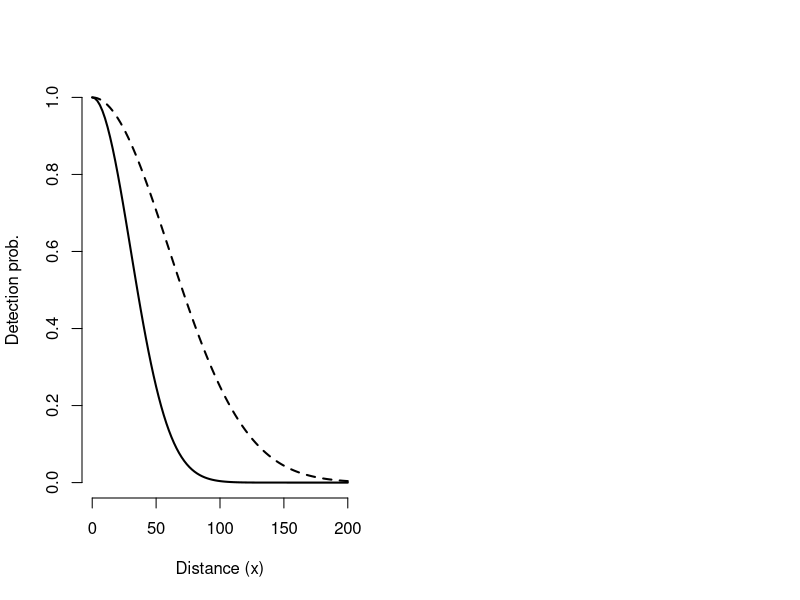
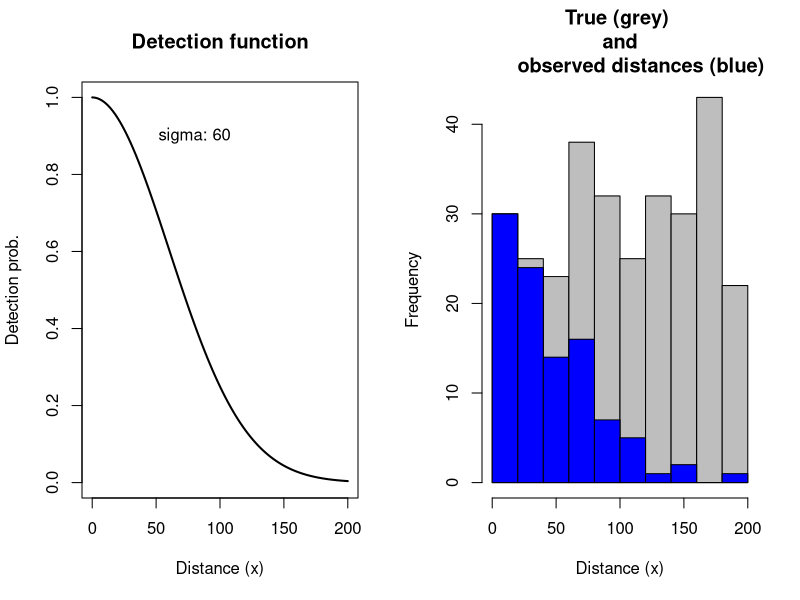

These figures' R source, in order: (Note: this script raises an error after producing the figures.)

# ---- DATA SIMULATION ----

# Transect of 500 m length and 200 m half-width

strip_width <- 200
sigma <- 30 # Scale parameter of half-normal detection function

# Define half-normal detection function

g <- function(x, sig) exp(-x^2/(2*sig^2)) # Function definition
g(30, sig=sigma) # Example: Detection probability at a distance of 30m

# Plot the detection function

par(mfrow=c(1,2))
curve(g(x, sig=30), 0, 200, xlab="Distance (x)", ylab="Detection prob.", lwd = 2, frame = F)
curve(g(x, sig=60), 0, 200, add=TRUE, lty = 2, lwd = 2)

# Sigma of 60 looks more general to represent my data
sigma <- 60


# -- FUNCTION TO SIMULATE DATA --

# Function arguments:
# N: number of individuals along transect detected within -200,+200 m of the transect
# sigma: scale parameter of half-normal detection function

set.seed(15)

sim.data <- function(N = 300, sigma = 60){ 
  
  # 1. Plots the detection function with the strip width and sigma
  
  par(mfrow = c(1,2))
  curve(exp(-x^2/(2*sigma^2)), 0, 200, xlab="Distance (x)", ylab="Detection prob.", lwd =
          2, main = "Detection function", ylim = c(0,1)) 
  text(80, 0.9, paste("sigma:", sigma))
  
  # 2. Simulate true distances for all observations (300)
  
  xall <- runif(N, -200, 200) # Random values between -200 and +200 with uniform dist
  # Uniform because it is true distances and we asume that 
  # density is the same in all area
  hist(abs(xall), nclass=10, xlab = "Distance (x)", col = "grey", main = "True (grey) \nand
       observed distances (blue)") # Plot dist true N in abs values and 10 clases for clarity
  
  # 3. Obtain detection probability (p) at each distance
  
  g <- function(x, sig) exp(-x^2/(2*sig^2)) # Define detection function (p = g(x,sig))
  p <- g(xall, sig=sigma) # p at each true distance given sig
  
  # 4. Separate detected vS non detected (Simulate the n sample)
  
  y <- rbinom(N, 1, p) # For each observation draw a bernouilli trial 1/0 (detect/nondetect)
  # From the specific p for each individual (calculated from g(x,sig))
  
  # 5. Select the distances of n (y = 1 or observed individuals)
  
  x <- xall[y==1]  
  x <- abs(x) # now it doesn't have direction
  
  
  hist(x, col = "blue", add = TRUE) # Plot on top of true N, observed n (distances)
  return(list(N = N, sigma = sigma, xall = xall, x = x))
}

dat <- sim.data()


# ---- MODEL ----

# 1. Known data:
# Distances collected in the field:
x <- dat$x
# Number of detected individuals: 
n <- length(x)
# Strip width of the transect:
sw <- 200
# Length of the transect: 500m
# Area sampled = 500*200 = 100.000 m2 = 0.1 km2
500*200

# 2. Data augmentation to provide NAs to the model to estimate

nau <- 300 # Augment observed data with 300 observations more 
# (we dont know if are detections or not)
y <- c(rep(1, n), rep(0, nau)) # Vector describing observed (1) and augmented (0) 
# individuals
x <- c(x, rep(NA, nau)) # Vector with distances observed (x, known) and augmented (NA)
# because we dont know

# 3. Analysis in BUGS

# Bundle and summarize data set
# Give number of individuals observed, number of individuals augmented, observed distances
# whether an observation is obs or aug and strip width
win.data <- list(n = n, nau = nau, x=x, y=y, sw = sw)  

# BUGS model

setwd("C:/OneDrive/PhD/Second chapter/Data/Examples")

cat("
    model {
    # Priors: Both parameters (max-min limits and distribution that follow)
    sigma ~ dunif(0,1000) # Half-normal scale
    psi ~ dunif(0,1) # DA parameter
    
    # Likelihood
    for(i in 1:(n + nau)){ # For each observation of the detected and augmented data
    
    # Process model : You get z and x (one value per real and augmented observation)

    z[i] ~ dbern(psi) # DA variables 
    x[i] ~ dunif(0, sw) # Distribution of distances (Why does it belong to the process and not obs?)
    
    # Observation model: You get mu (p detection corrected by whether the individual is alive)

    logp[i] <- -((x[i]*x[i])/(2*sigma*sigma)) # Half-normal detection fct.
    p[i] <- exp(logp[i])
    mu[i] <- z[i] * p[i] # Combine p detection with whether that individual is alive or not?
    # Probability that that individual is alive and detected?
    # If the individual is not alive (Z = 0), cant be detected and mu[i] = 0

    y[i] ~ dbern(mu[i]) # Simple Bernoulli measurement error process
    # Model y[i] (1/0) as bernouilli with probability mu[i]
    
    # y[i] ~ dbern(z[i] * p[i]) # Simple Bernoulli measurement error process

    # If y is a 0 (non detected), the probability 
    # that p is high (e.g. 1) is very low (because at the
    # transect with a high p you would have detected it y=1)}
    
    # Derived quantities
    N <- sum(z[1:(n + nau)]) # Population size
    D <- N / 0.1 # Density, with A = 0.1 km^2 when sw = 200
    
    }",fill=TRUE,file="model_continuousDS.txt")

# Inits
zst <- y
inits <- function(){ list (psi=runif(1), z=zst, sigma=runif(1,40,200)) } # One inits per parameter and z

# Params to save
params <- c("N", "sigma", "D")

# MCMC settings
nc <- 3 ; ni <- 22000 ; nb <- 2000 ; nt <- 2

out <- jags(win.data, inits, params, "model_continuousDS.txt", n.chains = nc,
            n.thin = nt, n.iter = ni, n.burnin = nb, parallel = TRUE)
traceplot(out, param = c("N", "sigma", "D"))
print(out, 2)

par(mfrow = c(1,2))
plot(table(out$sims.list$N), xlab="Population size", ylab="Frequency", frame = F) 
abline(v = 300, col = "red", lwd = 3)

plot(table(out$sims.list$sigma), xlim = c(40,70), xlab="Sigma", ylab="Frequency", frame = F) 
abline(v = 60, col = "red", lwd = 3) #?????